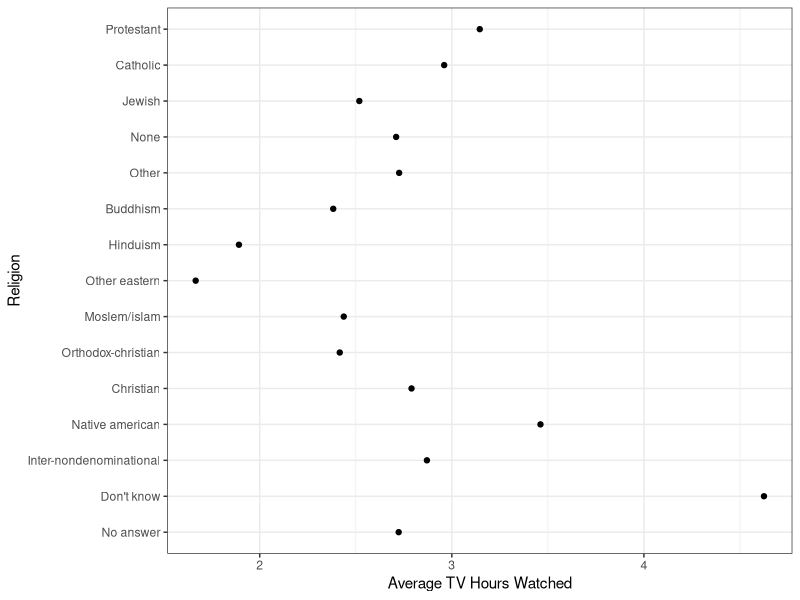
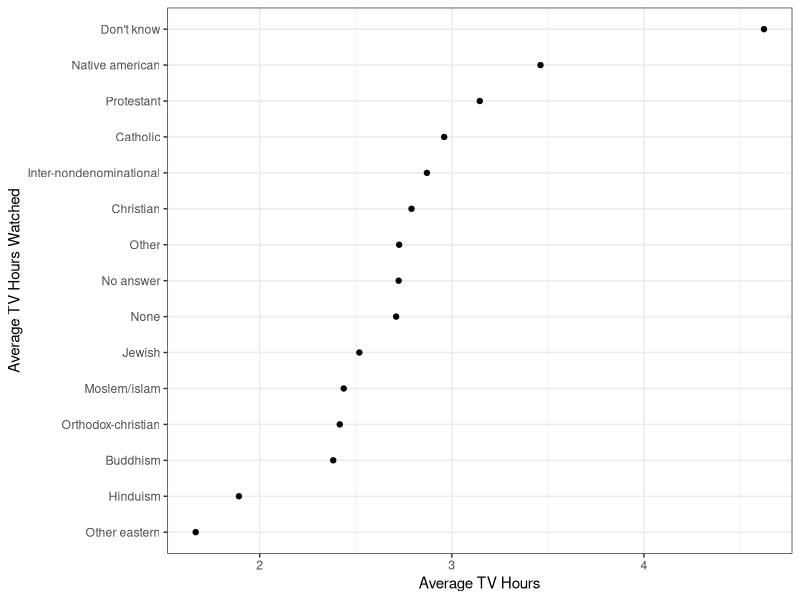
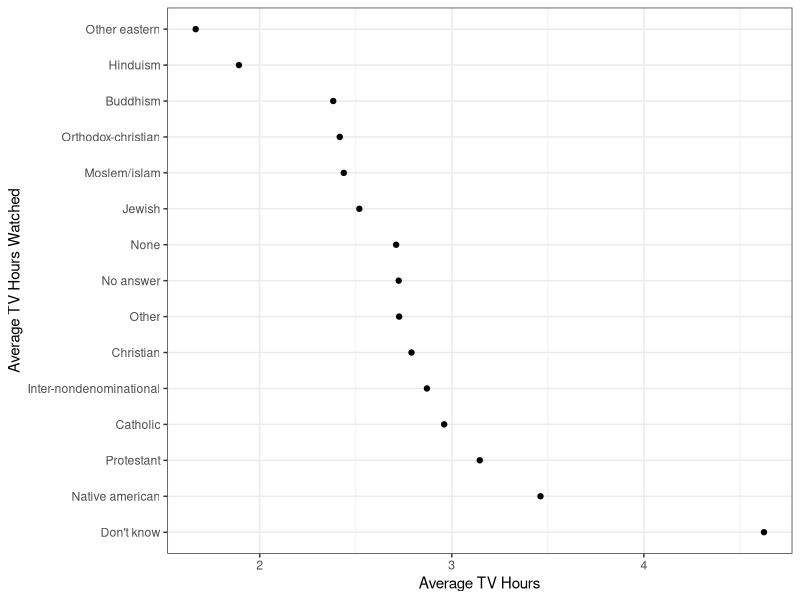

R code for these plots, in order: (Note: this script raises an error after producing the figures.)
## ---- chunk 1
knitr::opts_chunk$set(echo       = TRUE, 
                      fig.height = 3, 
                      fig.width  = 6,
                      fig.align  = "center")
ggplot2::theme_set(ggplot2::theme_bw())
## ---- chunk 2
    suppressPackageStartupMessages(library(tidyverse))
    
## ---- chunk 3
sex <- factor(c("male", "female", "female", "male"))
sex
## ---- chunk 4
levels(sex)
nlevels(sex)
## ---- chunk 5
x <- c("51", "32", "15", "2", "32")

xf <- factor(x)
xf
#output shows you levels and position values in environment

as.numeric(xf)

as.numeric("Hello")
as.numeric(factor("Hello"))

##If sure that all levels are numeric and are incorrectly specified as factors, then do this to convert to numeric:

parse_number(levels(xf)[xf]) #[xf] parses it as a numberical output (otherwise just gives you a numerical output)
## ---- chunk 6
  food <- factor(c("low", "high", "medium", "high", "low", "medium", "high"))
    levels(food)
## ---- chunk 7
  food <- factor(c("low", "high", "medium", "high", "low", "medium", "high"), levels = c("low","medium","high"), ordered = TRUE)
levels(food)
## ---- chunk 8
x <- c("A", "string", "vector", "is", "a", "string", "vector")
factor(x)

sort(unique(x))

parse_factor(x) #gives order of levels in the vector
## ---- chunk 9
    
## ---- chunk 10
   fct_unique(food) #ordered list
  
  fct_count(food) #frequency
## ---- chunk 11
    nlevels(food)
## ---- chunk 12
  data("gss_cat") 
  
## ---- chunk 13
 tvdata <- gss_cat %>% 
      group_by(relig) %>% 
      summarize(mean_tvhours = mean(tvhours, na.rm = TRUE))

  ggplot(tvdata, aes(x = mean_tvhours, y = relig)) +
    geom_point() +
    xlab("Average TV Hours Watched") +
    ylab("Religion") +
    theme_bw()
  
    
## ---- chunk 14
   levels(tvdata$relig)
    
## ---- chunk 15
tvdata <- tvdata %>% 
      mutate(relig = fct_reorder(relig, mean_tvhours)) 
    #changes level order based on tv hours
    levels(tvdata$relig)
    
ggplot(tvdata, aes(x = mean_tvhours, y = relig)) +
  geom_point() +
  xlab("Average TV Hours") +
  ylab("Average TV Hours Watched") +
  theme_bw()
## ---- chunk 16
tvdata <- tvdata %>% 
      mutate(relig = fct_rev(relig)) 
    #reverses previous order of levels
    levels(tvdata$relig)
    
ggplot(tvdata, aes(x = mean_tvhours, y = relig)) +
  geom_point() +
  xlab("Average TV Hours") +
  ylab("Average TV Hours Watched") +
  theme_bw()
    
## ---- chunk 17
  levels(tvdata$relig) 
    
    fct_relevel(tvdata$relig, "None") %>% 
      levels()
  #default, brings None to the top
    
     fct_relevel(tvdata$relig, "None", after = nlevels(tvdata$relig)) %>% 
      levels()
     #brings None to the last level (after = [numerical level])
## ---- chunk 18
    
levels(gss_cat$partyid)

gss_cat %>% 
      mutate(partyid = fct_relevel(partyid, sort(levels(partyid)))) %>% 
      count(partyid)
    levels(gss_cat$partyid)
## ---- chunk 19
levels(gss_cat$partyid)
  
## ---- chunk 20
 gss_cat <- gss_cat %>% 
      mutate(partyid = fct_recode(partyid, 
                                  "Republican, Strong" = "Strong Republican",
                                  "Republican, Weak" = "Not str republican",
                                  "Independent, near rep" = "Ind,near rep",
                                  "Independent, near dem" = "Ind,near dem",
                                  "Democrat, Weak" = "Not str democrat",
                                  "Democrat, Strong" = "Strong democrat"))
 levels(gss_cat$partyid)
## ---- chunk 21
  levels(gss_cat$marital)

gss_cat <- gss_cat %>% 
  mutate(marital = fct_recode(marital, 
                              "NA" = "No answer",
                              "NM" = "Never married",
                              "S" = "Separated",
                              "D" = "Divorced", 
                              "W" = "Widowed", 
                              "M" = "Married"))
## ---- chunk 22
   fc1 <- parse_factor(c("A", "B"))
   fc2 <- parse_factor(c("C", "D"))
   
   fct_c(fc1, fc2)
    
## ---- chunk 23
   fc <- parse_factor(c("A", "B", "C", "A", "B", "C"))
    
  fct_collapse(fc, "blah" = c("A", "B"))
    
## ---- chunk 24
   fc <- parse_factor(c("A", "B"), levels = c("A", "B", "C"))
    
  fct_drop(fc)
    
## ---- chunk 25
     fc <- parse_factor(c("A", "B"))
    
    fct_expand(fc, "C")
    #adds level without changing the vector itself
## ---- chunk 26
    fc <- parse_factor(c("A", "B", "C", "A", "B", "C", "C", "B", "B"))
    
    fct_count(fc)
    fct_infreq(fc) %>% 
      fct_count(fc)
